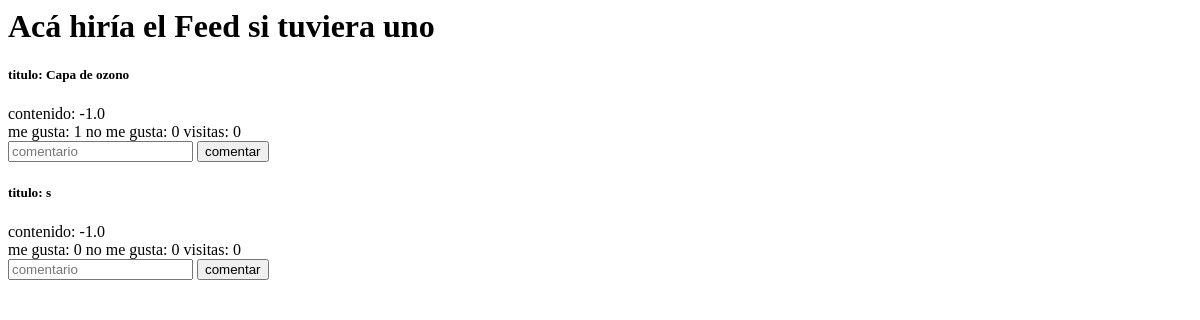
/, run on an earlier commit of the app's database.
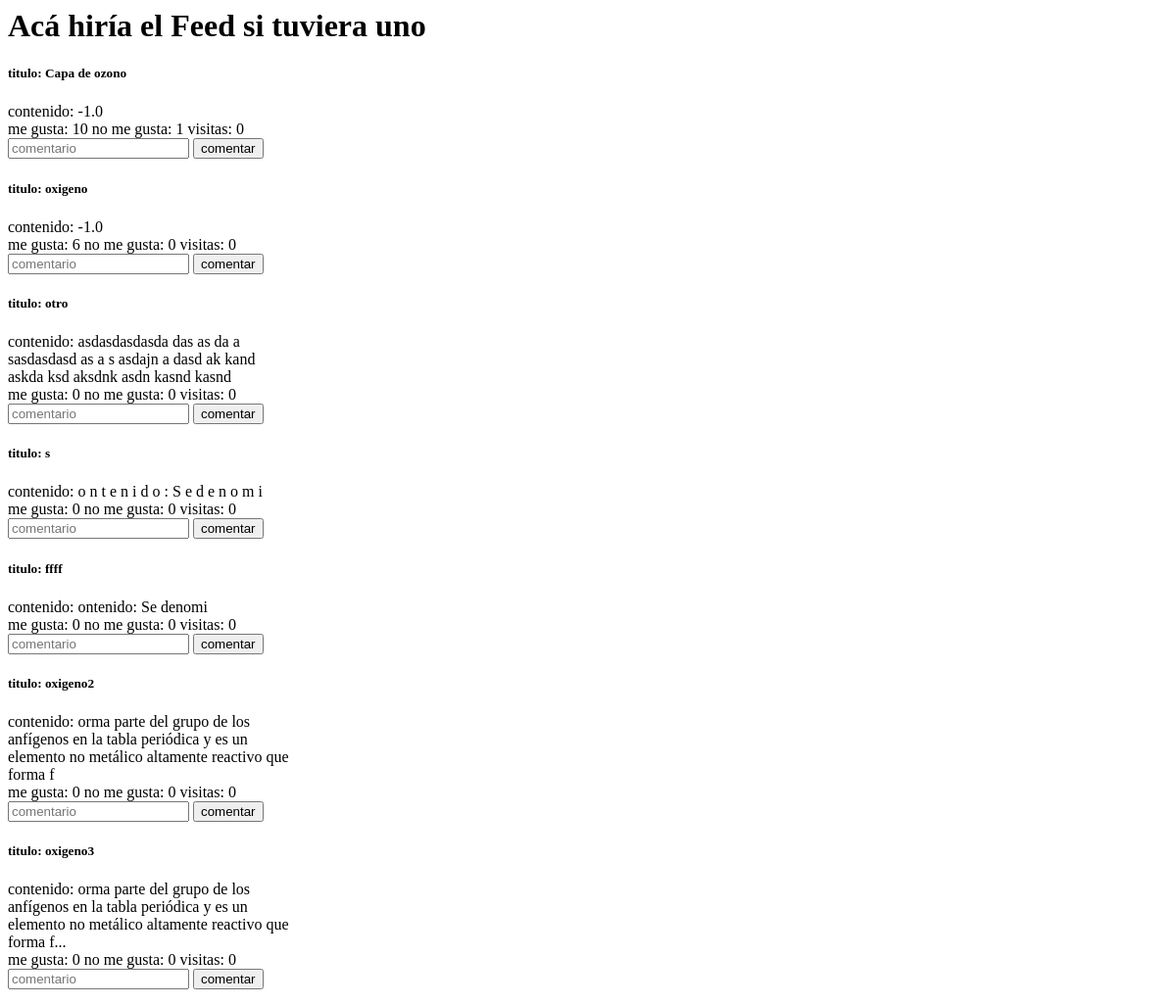
And on a later commit of the database.
### feed/models.py (models this page shows, shortened)
class post(models.Model):
    posteador = models.ForeignKey(usuario, on_delete=models.CASCADE, null=True)
    titulo = models.CharField(max_length=100)
    contenido = models.TextField()
    pre_contenido = models.TextField()
    tipo_17_ODS= models.CharField( choices=tipos , max_length=50, default=1)
    creado_en = models.DateTimeField(auto_now_add=True)
    actualizado_en = models.DateTimeField(auto_now=True)
    me_gusta = models.IntegerField(default=0)
    no_megusta = models.IntegerField(default=0)
    visitas = models.IntegerField(default=0)

### feed/views.py (the view)
# urls.py: path('', include('feed.urls')),
def feed(request):
    posteos = post.objects.all()
    return render(request,"feed.html",{'posteos':posteos})

### feed/templates/feed.html (shortened to what this page needs)
{% extends "base.html" %}
{% block content %}
    <h1>Acá hiría el Feed si tuviera uno</h1>
    {% for post in posteos %}
        <div class="card" style="width: 18rem;">
            <div class="card-body">
                <h5 class="card-title">titulo: {{ post.titulo }}</h5>
                <div class="card-text">contenido: {{ post.pre_contenido }}</div>
                <a>me gusta: {{post.me_gusta}}</a>
                <a>no me gusta: {{post.no_megusta}}</a>
                <a>visitas: {{post.visitas}}</a>
                <br>
                <form action="crear_comentario/" method="POST" > {% csrf_token %}
                    <input type="text" name="txtcontenido" id="txtcontenido" placeholder="comentario">
                   <button type="submit">comentar</button>
                </form>
            </div>
        </div>
    {% endfor %}
{% endblock %}

### feed/templates/base.html (shortened to what this page needs)
<html lang="en">
<head>
    {% load static %}
    <link rel="stylesheet" href="{% static 'css/styles.css' %}">
</head>
<body>
    {% block content %}{% endblock %}
</body>
</html>

What changed in the data, as far as the page shows it:
changed post "Capa de ozono": me_gusta "1" → "10"; no_megusta "0" → "1"
changed post: titulo "s" → "oxigeno"; me_gusta "0" → "6"
added post: titulo "otro", pre_contenido "asdasdasdasda das as da a sasdasdasd as a s asdajn a dasd ak kand askda ksd aksdnk asdn kasnd kasnd", me_gusta "0", no_megusta "0", visitas "0"
added post: titulo "s", pre_contenido "o n t e n i d o : S e d e n o m i", me_gusta "0", no_megusta "0", visitas "0"
added post: titulo "ffff", pre_contenido "ontenido: Se denomi", me_gusta "0", no_megusta "0", visitas "0"
added post: titulo "oxigeno2", pre_contenido "orma parte del grupo de los anfígenos en la tabla periódica y es un elemento no metálico altamente reactivo que forma f", me_gusta "0", no_megusta "0", visitas "0"
added post: titulo "oxigeno3", pre_contenido "orma parte del grupo de los anfígenos en la tabla periódica y es un elemento no metálico altamente reactivo que forma f...", me_gusta "0", no_megusta "0", visitas "0"
